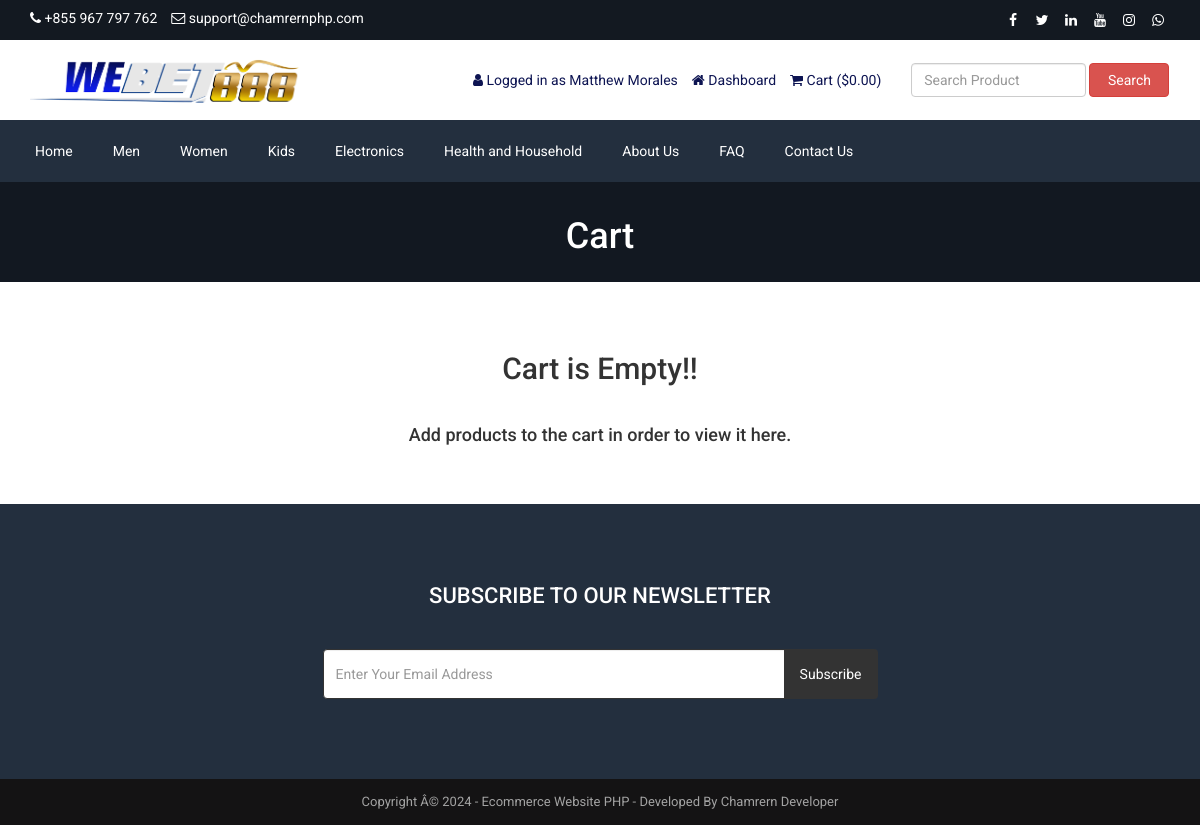
Screenshot of /cart.php (signed in) with the database file from the repository.
### tables this page shows
CREATE TABLE IF NOT EXISTS `tbl_settings` (
  `id` int(11) NOT NULL AUTO_INCREMENT,
  `logo` varchar(255) NOT NULL,
  `favicon` varchar(255) NOT NULL,
  `footer_about` text NOT NULL,
  `footer_copyright` text NOT NULL,
  `contact_address` text NOT NULL,
  `contact_email` varchar(255) NOT NULL,
  `contact_phone` varchar(255) NOT NULL,
  `contact_fax` varchar(255) NOT NULL,
  `contact_map_iframe` text NOT NULL,
  `receive_email` varchar(255) NOT NULL,
  `receive_email_subject` varchar(255) NOT NULL,
  `receive_email_thank_you_message` text NOT NULL,
  `forget_password_message` text NOT NULL,
  `total_recent_post_footer` int(10) NOT NULL,
  `total_popular_post_footer` int(10) NOT NULL,
  `total_recent_post_sidebar` int(11) NOT NULL,
  `total_popular_post_sidebar` int(11) NOT NULL,
  `total_featured_product_home` int(11) NOT NULL,
  `total_latest_product_home` int(11) NOT NULL,
  `total_popular_product_home` int(11) NOT NULL,
  `meta_title_home` text NOT NULL,
  `meta_keyword_home` text NOT NULL,
  `meta_description_home` text NOT NULL,
  `banner_login` varchar(255) NOT NULL,
  `banner_registration` varchar(255) NOT NULL,
  `banner_forget_password` varchar(255) NOT NULL,
  `banner_reset_password` varchar(255) NOT NULL,
  `banner_search` varchar(255) NOT NULL,
  `banner_cart` varchar(255) NOT NULL,
  `banner_checkout` varchar(255) NOT NULL,
  `banner_product_category` varchar(255) NOT NULL,
  `banner_blog` varchar(255) NOT NULL,
  `cta_title` varchar(255) NOT NULL,
  `cta_content` text NOT NULL,
  `cta_read_more_text` varchar(255) NOT NULL,
  `cta_read_more_url` varchar(255) NOT NULL,
  `cta_photo` varchar(255) NOT NULL,
  `featured_product_title` varchar(255) NOT NULL,
  `featured_product_subtitle` varchar(255) NOT NULL,
  `latest_product_title` varchar(255) NOT NULL,
  `latest_product_subtitle` varchar(255) NOT NULL,
  `popular_product_title` varchar(255) NOT NULL,
  `popular_product_subtitle` varchar(255) NOT NULL,
  `testimonial_title` varchar(255) NOT NULL,
  `testimonial_subtitle` varchar(255) NOT NULL,
  `testimonial_photo` varchar(255) NOT NULL,
  `blog_title` varchar(255) NOT NULL,
  `blog_subtitle` varchar(255) NOT NULL,
  `newsletter_text` text NOT NULL,
  `paypal_email` varchar(255) NOT NULL,
  `stripe_public_key` varchar(255) NOT NULL,
  `stripe_secret_key` varchar(255) NOT NULL,
  `bank_detail` text NOT NULL,
  `before_head` text NOT NULL,
  `after_body` text NOT NULL,
  `before_body` text NOT NULL,
  `home_service_on_off` int(11) NOT NULL,
  `home_welcome_on_off` int(11) NOT NULL,
  `home_featured_product_on_off` int(11) NOT NULL,
  `home_latest_product_on_off` int(11) NOT NULL,
  `home_popular_product_on_off` int(11) NOT NULL,
  `home_testimonial_on_off` int(11) NOT NULL,
  `home_blog_on_off` int(11) NOT NULL,
  `newsletter_on_off` int(11) NOT NULL,
  `ads_above_welcome_on_off` int(1) NOT NULL,
  `ads_above_featured_product_on_off` int(1) NOT NULL,
  `ads_above_latest_product_on_off` int(1) NOT NULL,
  `ads_above_popular_product_on_off` int(1) NOT NULL,
  `ads_above_testimonial_on_off` int(1) NOT NULL,
  `ads_category_sidebar_on_off` int(1) NOT NULL,
  PRIMARY KEY (`id`)
);

CREATE TABLE IF NOT EXISTS `tbl_social` (
  `social_id` int(11) NOT NULL AUTO_INCREMENT,
  `social_name` varchar(30) NOT NULL,
  `social_url` varchar(255) NOT NULL,
  `social_icon` varchar(30) NOT NULL,
  PRIMARY KEY (`social_id`)
);

CREATE TABLE IF NOT EXISTS `tbl_top_category` (
  `tcat_id` int(11) NOT NULL AUTO_INCREMENT,
  `tcat_name` varchar(255) NOT NULL,
  `show_on_menu` int(1) NOT NULL,
  PRIMARY KEY (`tcat_id`)
);

CREATE TABLE IF NOT EXISTS `tbl_page` (
  `id` int(11) NOT NULL AUTO_INCREMENT,
  `about_title` varchar(255) NOT NULL,
  `about_content` text NOT NULL,
  `about_banner` varchar(255) NOT NULL,
  `about_meta_title` varchar(255) NOT NULL,
  `about_meta_keyword` text NOT NULL,
  `about_meta_description` text NOT NULL,
  `faq_title` varchar(255) NOT NULL,
  `faq_banner` varchar(255) NOT NULL,
  `faq_meta_title` varchar(255) NOT NULL,
  `faq_meta_keyword` text NOT NULL,
  `faq_meta_description` text NOT NULL,
  `blog_title` varchar(255) NOT NULL,
  `blog_banner` varchar(255) NOT NULL,
  `blog_meta_title` varchar(255) NOT NULL,
  `blog_meta_keyword` text NOT NULL,
  `blog_meta_description` text NOT NULL,
  `contact_title` varchar(255) NOT NULL,
  `contact_banner` varchar(255) NOT NULL,
  `contact_meta_title` varchar(255) NOT NULL,
  `contact_meta_keyword` text NOT NULL,
  `contact_meta_description` text NOT NULL,
  `pgallery_title` varchar(255) NOT NULL,
  `pgallery_banner` varchar(255) NOT NULL,
  `pgallery_meta_title` varchar(255) NOT NULL,
  `pgallery_meta_keyword` text NOT NULL,
  `pgallery_meta_description` text NOT NULL,
  `vgallery_title` varchar(255) NOT NULL,
  `vgallery_banner` varchar(255) NOT NULL,
  `vgallery_meta_title` varchar(255) NOT NULL,
  `vgallery_meta_keyword` text NOT NULL,
  `vgallery_meta_description` text NOT NULL,
  PRIMARY KEY (`id`)
);

### cart.php (the view, shortened to what this page needs)
<?php require_once('header.php'); ?>
<?php
$statement = $pdo->prepare("SELECT * FROM tbl_settings WHERE id=1");
$statement->execute();
$result = $statement->fetchAll(PDO::FETCH_ASSOC);
foreach ($result as $row) {
    $banner_cart = $row['banner_cart'];
}
?>
<div class="page-banner" style="background-image: url(assets/uploads/<?php echo $banner_cart; ?>)">
    <div class="overlay"></div>
    <div class="page-banner-inner">
        <h1><?php echo LANG_VALUE_18; ?></h1>
    </div>
</div>
<div class="page">
	<div class="container">
		<div class="row">
			<div class="col-md-12">
                <?php if(!isset($_SESSION['cart_p_id'])): ?>
                    <?php echo '<h2 class="text-center">Cart is Empty!!</h2></br>'; ?>
                    <?php echo '<h4 class="text-center">Add products to the cart in order to view it here.</h4>'; ?>
                <?php endif; ?>
			</div>
		</div>
	</div>
</div>
<?php require_once('footer.php'); ?>

### header.php (shortened to what this page needs)
<?php
include("admin/inc/config.php");
$statement = $pdo->prepare("SELECT * FROM tbl_settings WHERE id=1");
$statement->execute();
$result = $statement->fetchAll(PDO::FETCH_ASSOC);
foreach ($result as $row) {
	$logo = $row['logo'];
	$contact_email = $row['contact_email'];
	$contact_phone = $row['contact_phone'];
}
?>
<!DOCTYPE html>
<html lang="en">
<head>
	<link rel="stylesheet" href="assets/css/bootstrap.min.css">
	<link rel="stylesheet" href="assets/css/font-awesome.min.css">
	<link rel="stylesheet" href="assets/css/owl.carousel.min.css">
	<link rel="stylesheet" href="assets/css/owl.theme.default.min.css">
	<link rel="stylesheet" href="assets/css/jquery.bxslider.min.css">
	<link rel="stylesheet" href="assets/css/magnific-popup.css">
	<link rel="stylesheet" href="assets/css/rating.css">
	<link rel="stylesheet" href="assets/css/spacing.css">
	<link rel="stylesheet" href="assets/css/bootstrap-touch-slider.css">
	<link rel="stylesheet" href="assets/css/animate.min.css">
	<link rel="stylesheet" href="assets/css/tree-menu.css">
	<link rel="stylesheet" href="assets/css/select2.min.css">
	<link rel="stylesheet" href="assets/css/main.css">
	<link rel="stylesheet" href="assets/css/responsive.css">
	<?php
	$statement = $pdo->prepare("SELECT * FROM tbl_page WHERE id=1");
	$statement->execute();
	$result = $statement->fetchAll(PDO::FETCH_ASSOC);
	?>
</head>
<body>
	<div class="top">
		<div class="container">
			<div class="row">
				<div class="col-md-6 col-sm-6 col-xs-12">
					<div class="left">
						<ul>
							<li><i class="fa fa-phone"></i> <?php echo $contact_phone; ?></li>
							<li><i class="fa fa-envelope-o"></i> <?php echo $contact_email; ?></li>
						</ul>
					</div>
				</div>
				<div class="col-md-6 col-sm-6 col-xs-12">
					<div class="right">
						<ul>
							<?php
							$statement = $pdo->prepare("SELECT * FROM tbl_social");
							$statement->execute();
							$result = $statement->fetchAll(PDO::FETCH_ASSOC);
							foreach ($result as $row) {
							?>
								<?php if ($row['social_url'] != '') : ?>
									<li><a href="<?php echo $row['social_url']; ?>"><i class="<?php echo $row['social_icon']; ?>"></i></a></li>
								<?php endif; ?>
							<?php
							}
							?>
						</ul>
					</div>
				</div>
			</div>
		</div>
	</div>
	<div class="header" id="head">
		<div class="container">
			<div class="row inner">
				<div class="col-md-4 logo">
					<a href="/"><img src="assets/uploads/<?php echo $logo; ?>" alt="logo image"></a>
				</div>
				<div class="col-md-5 right">
					<ul>
						<?php
						if (isset($_SESSION['customer'])) {
						?>
							<li><i class="fa fa-user"></i> <?php echo LANG_VALUE_13; ?> <?php echo $_SESSION['customer']['cust_name']; ?></li>
							<li><a href="dashboard.php"><i class="fa fa-home"></i> <?php echo LANG_VALUE_89; ?></a></li>
						<?php
						} else {
						?>
							<li><a href="login.php"><i class="fa fa-sign-in"></i> <?php echo LANG_VALUE_9; ?></a></li>
							<li><a href="registration.php"><i class="fa fa-user-plus"></i> <?php echo LANG_VALUE_15; ?></a></li>
						<?php
						}
						?>
						<li><a href="cart.php"><i class="fa fa-shopping-cart"></i> <?php echo LANG_VALUE_18; ?> (<?php echo LANG_VALUE_1; ?><?php
																																			if (isset($_SESSION['cart_p_id'])) {
																																				$table_total_price = 0;
																																				$i = 0;
																																				foreach ($_SESSION['cart_p_qty'] as $key => $value) {
																																					$i++;
																																					$arr_cart_p_qty[$i] = $value;
																																				}
																																				$i = 0;
																																				foreach ($_SESSION['cart_p_current_price'] as $key => $value) {
																																					$i++;
																																					$arr_cart_p_current_price[$i] = $value;
																																				}
																																				for ($i = 1; $i <= count($arr_cart_p_qty); $i++) {
																																					$row_total_price = $arr_cart_p_current_price[$i] * $arr_cart_p_qty[$i];
																																					$table_total_price = $table_total_price + $row_total_price;
																																				}
																																				echo $table_total_price;
																																			} else {
																																				echo '0.00';
																																			}
																																			?>)</a></li>
					</ul>
				</div>
				<div class="col-md-3 search-area">
					<form class="navbar-form navbar-left" role="search" action="search-result.php" method="get">
						<div class="form-group">
							<input type="text" class="form-control search-top" placeholder="<?php echo LANG_VALUE_2; ?>" name="search_text">
						</div>
						<button type="submit" class="btn btn-danger"><?php echo LANG_VALUE_3; ?></button>
					</form>
				</div>
			</div>
		</div>
	</div>
	<div class="nav" id="navBar">
		<div class="container" id="menu">
			<div class="row">
				<div class="col-md-12 pl_0 pr_0">
					<div class="menu-container">
						<div class="menu">
							<ul>
								<li><a href="/">Home</a></li>
								<?php
								$statement = $pdo->prepare("SELECT * FROM tbl_top_category WHERE show_on_menu=1");
								$statement->execute();
								$result = $statement->fetchAll(PDO::FETCH_ASSOC);
								foreach ($result as $row) {
								?>
									<li><a href="product-category?id=<?php echo $row['tcat_id']; ?>&type=top-category"><?php echo $row['tcat_name']; ?></a>
									</li>
								<?php
								}
								?>
								<?php
								$statement = $pdo->prepare("SELECT * FROM tbl_page WHERE id=1");
								$statement->execute();
								$result = $statement->fetchAll(PDO::FETCH_ASSOC);
								foreach ($result as $row) {
									$about_title = $row['about_title'];
									$faq_title = $row['faq_title'];
									$contact_title = $row['contact_title'];
								}
								?>
								<li><a href="about"><?php echo $about_title; ?></a></li>
								<li><a href="faq"><?php echo $faq_title; ?></a></li>
								<li><a href="contact"><?php echo $contact_title; ?></a></li>
							</ul>
						</div>
					</div>
				</div>
			</div>
		</div>
	</div>

### footer.php (shortened to what this page needs)
<?php
$statement = $pdo->prepare("SELECT * FROM tbl_settings WHERE id=1");
$statement->execute();
$result = $statement->fetchAll(PDO::FETCH_ASSOC);
foreach ($result as $row) {
	$footer_copyright = $row['footer_copyright'];
	$newsletter_on_off = $row['newsletter_on_off'];
}
?>
<?php if ($newsletter_on_off == 1) : ?>
	<section class="home-newsletter">
		<div class="container">
			<div class="row">
				<div class="col-md-6 col-md-offset-3">
					<div class="single">
						<form action="" method="post">
							<h2><?php echo LANG_VALUE_93; ?></h2>
							<div class="input-group">
								<input type="email" class="form-control" placeholder="<?php echo LANG_VALUE_95; ?>" name="email_subscribe">
								<span class="input-group-btn">
									<button class="btn btn-theme" type="submit" name="form_subscribe"><?php echo LANG_VALUE_92; ?></button>
								</span>
							</div>
					</div>
				</div>
			</div>
		</div>
	</section>
<?php endif; ?>
<div class="footer-bottom">
	<div class="container">
		<div class="row">
			<div class="col-md-12 copyright">
				<?php echo $footer_copyright; ?>
			</div>
		</div>
	</div>
</div>
</body>
</html>

### rows the page displays
tbl_settings: contact_phone "+855 967 797 762", contact_email "support@chamrernphp.com", logo (picture), banner_cart (picture), footer_copyright "Copyright Â© 2024 - Ecommerce Website PHP - Developed By Chamrern Developer"
tbl_top_category: tcat_name "Men"
tbl_top_category: tcat_name "Women"
tbl_top_category: tcat_name "Kids"
tbl_top_category: tcat_name "Electronics"
tbl_top_category: tcat_name "Health and Household"
tbl_page: about_title "About Us", faq_title "FAQ", contact_title "Contact Us"

### other values shown
LANG_VALUE_13 "Logged in as"
$_SESSION['customer']['cust_name'] "Matthew Morales"
LANG_VALUE_89 "Dashboard"
LANG_VALUE_18 "Cart"
LANG_VALUE_1 "$"
LANG_VALUE_3 "Search"
LANG_VALUE_93 "SUBSCRIBE TO OUR NEWSLETTER"
LANG_VALUE_92 "Subscribe"
